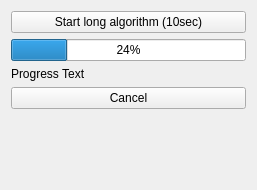
<?xml version="1.0" encoding="UTF-8"?>
<ui version="4.0">
 <class>AlgoCancelWidget</class>
 <widget class="QWidget" name="AlgoCancelWidget">
  <property name="geometry">
   <rect>
    <x>0</x>
    <y>0</y>
    <width>257</width>
    <height>190</height>
   </rect>
  </property>
  <property name="windowTitle">
   <string>Algorithm Cancellation</string>
  </property>
  <layout class="QVBoxLayout" name="verticalLayout">
   <item>
    <widget class="QPushButton" name="btnStart">
     <property name="text">
      <string>Start long algorithm (10sec)</string>
     </property>
    </widget>
   </item>
   <item>
    <widget class="QProgressBar" name="progressBar">
     <property name="value">
      <number>24</number>
     </property>
    </widget>
   </item>
   <item>
    <widget class="QLabel" name="lblProgress">
     <property name="text">
      <string>Progress Text</string>
     </property>
    </widget>
   </item>
   <item>
    <widget class="QPushButton" name="btnCancel">
     <property name="text">
      <string>Cancel</string>
     </property>
    </widget>
   </item>
   <item>
    <spacer name="verticalSpacer">
     <property name="orientation">
      <enum>Qt::Vertical</enum>
     </property>
     <property name="sizeHint" stdset="0">
      <size>
       <width>20</width>
       <height>65</height>
      </size>
     </property>
    </spacer>
   </item>
  </layout>
 </widget>
 <resources/>
 <connections/>
</ui>
